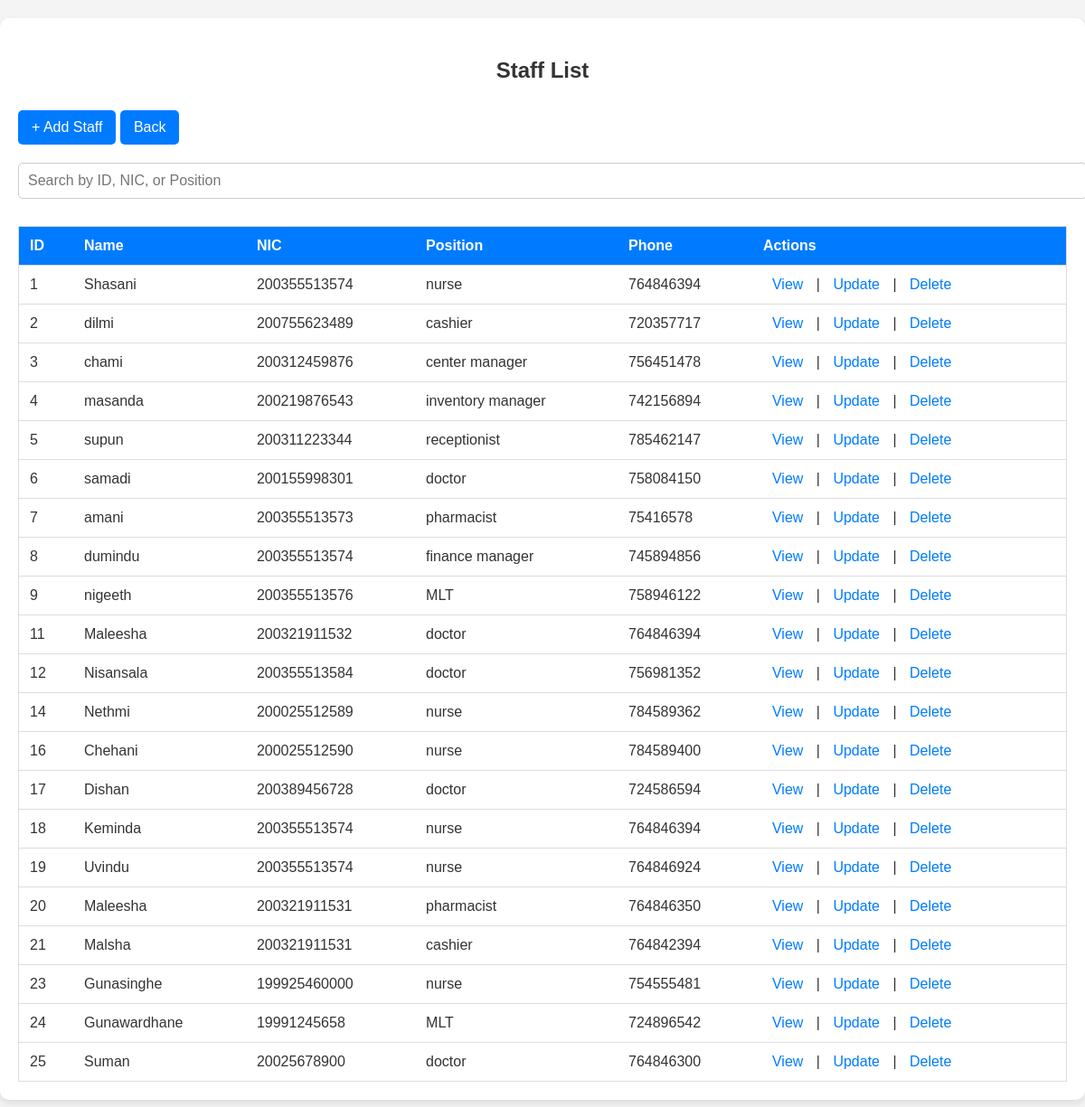
The app's page /hospital/view_staff.php with its own data.
### tables this page shows
CREATE TABLE `staff` (
  `id` int(11) NOT NULL,
  `email` varchar(50) NOT NULL,
  `password` varchar(10) NOT NULL,
  `role` varchar(50) NOT NULL,
  `name` varchar(20) NOT NULL,
  `nic` varchar(12) NOT NULL,
  `gender` varchar(10) NOT NULL,
  `phone` int(12) NOT NULL,
  `additionalNotes` varchar(100) NOT NULL
);

### hospital/view_staff.php (the view, shortened to what this page needs)
<?php
include "conf.php";
$search = isset($_GET['search']) ? $_GET['search'] : '';
$sql = "SELECT staff.id, staff.name, staff.nic, staff.role, staff.phone
        FROM staff
        WHERE staff.id LIKE ? OR staff.nic LIKE ? OR staff.role LIKE ?";
$stmt = $conn->prepare($sql);
$searchParam = "%$search%";
$stmt->bind_param("sss", $searchParam, $searchParam, $searchParam);
$stmt->execute();
$result = $stmt->get_result();
?>
<!DOCTYPE html>
<html lang="en">
<head>
    <link rel="stylesheet" href="longtables.css">
</head>
<body>
<div class="container">
    <h3>Staff List</h3>
    <button class="add-patient" onclick="window.location.href='stprofile.html' ">+ Add Staff</button>
    <button class="back" onclick="window.location.href='centerstaffdash.php'">Back</button>
    <input type="text" id="search" placeholder="Search by ID, NIC, or Position" value="<?= htmlspecialchars($search) ?>" onkeyup="searchTable()">
    <table id="staffList">
        <thead>
            <tr>
                <th>ID</th>
                <th>Name</th>
                <th>NIC</th>
                <th>Position</th>
                <th>Phone</th>
                <th>Actions</th>
            </tr>
        </thead>
        <tbody>
            <?php while ($row = $result->fetch_assoc()): ?>
                <tr>
                    <td><?= $row['id'] ?></td>
                    <td><?= $row['name'] ?></td>
                    <td><?= $row['nic'] ?></td>
                    <td><?= $row['role'] ?></td>
                    <td><?= $row['phone'] ?></td>
                    <td class="actions">
                        <a href="viewstaff.php?id=<?= $row['id'] ?>">View</a> |
                        <a href="edit_staff.php?id=<?= $row['id'] ?>">Update</a> |
                        <a href="delete_staff.php?id=<?= $row['id'] ?>" onclick="return confirm('Are you sure you want to delete?')">Delete</a>
                    </td>
                </tr>
            <?php endwhile; ?>
        </tbody>
    </table>
</div>
</body>
</html>

### hospital/longtables.css (style rules this page uses)
body { font-family: Arial, sans-serif; margin: 0; padding: 0; background-color: #f4f4f4; color: #333; }
.container { max-width: 1200px; margin: 20px auto; background-color: #ffffff; padding: 20px; box-shadow: 0 4px 8px rgba(0, 0, 0, 0.1); border-radius: 10px; }
h3 { text-align: center; color: #333; font-size: 24px; margin-bottom: 20px; }
.add-patient, .back { background-color: #007bff; color: #ffffff; border: none; padding: 10px 15px; font-size: 16px; cursor: pointer; border-radius: 5px; margin: 10px 0; text-align: center; display: inline-block; }
#search { width: 100%; padding: 10px; margin: 10px 0; font-size: 16px; border: 1px solid #ccc; border-radius: 5px; }
table { width: 100%; border-collapse: collapse; margin-top: 20px; border: 1px solid #ddd; }
th, td { padding: 12px; text-align: left; border-bottom: 1px solid #ddd; }
th { background-color: #007bff; color: white; font-weight: bold; }
td a { color: #007bff; text-decoration: none; padding: 5px 10px; border-radius: 5px; }
button { padding: 6px 12px; font-size: 14px; border: none; border-radius: 3px; cursor: pointer; }

### records on screen
staff: id "1", name "Shasani", nic "200355513574", role "nurse", phone "764846394"
staff: id "2", name "dilmi", nic "200755623489", role "cashier", phone "720357717"
staff: id "3", name "chami", nic "200312459876", role "center manager", phone "756451478"
staff: id "4", name "masanda", nic "200219876543", role "inventory manager", phone "742156894"
staff: id "5", name "supun", nic "200311223344", role "receptionist", phone "785462147"
staff: id "6", name "samadi", nic "200155998301", role "doctor", phone "758084150"
staff: id "7", name "amani", nic "200355513573", role "pharmacist", phone "75416578"
staff: id "8", name "dumindu", nic "200355513574", role "finance manager", phone "745894856"
staff: id "9", name "nigeeth", nic "200355513576", role "MLT", phone "758946122"
staff: id "11", name "Maleesha", nic "200321911532", role "doctor", phone "764846394"
staff: id "12", name "Nisansala", nic "200355513584", role "doctor", phone "756981352"
staff: id "14", name "Nethmi", nic "200025512589", role "nurse", phone "784589362"
staff: id "16", name "Chehani", nic "200025512590", role "nurse", phone "784589400"
staff: id "17", name "Dishan", nic "200389456728", role "doctor", phone "724586594"
staff: id "18", name "Keminda", nic "200355513574", role "nurse", phone "764846394"
staff: id "19", name "Uvindu", nic "200355513574", role "nurse", phone "764846924"
staff: id "20", name "Maleesha", nic "200321911531", role "pharmacist", phone "764846350"
staff: id "21", name "Malsha", nic "200321911531", role "cashier", phone "764842394"
staff: id "23", name "Gunasinghe", nic "199925460000", role "nurse", phone "754555481"
staff: id "24", name "Gunawardhane", nic "19991245658", role "MLT", phone "724896542"
staff: id "25", name "Suman", nic "20025678900", role "doctor", phone "764846300"
